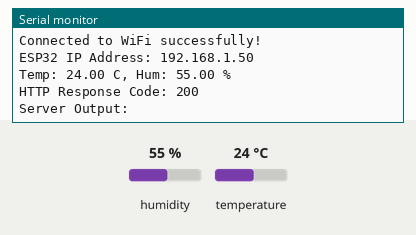
The sketch below on a simulated ESP32. On the bench: the last lines printed to the serial monitor. Inputs (shaded band) come from the test bench; at power-on: humidity 55 %, temperature 24 °C. WiFi joins after 1.5 s; servers stay silent unless stated; uploads are accepted with an empty reply.

Above: at 5.7 s.
5.8 s: humidity set to 22 %
13.4 s: temperature set to 12 °C
At 14.91 s:
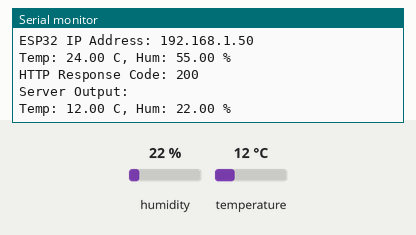
21.0 s: humidity set to 40 %
At 25.8 s:
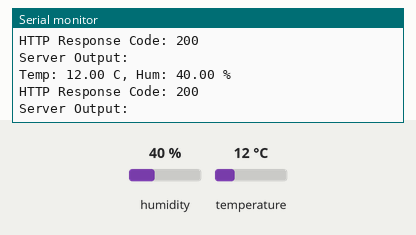

Measured:
- after the input at 13.4 s, the serial monitor: prints a new line after 1.4 s (image 1)
- after the input at 21.0 s, the serial monitor: prints a new line after 4.0 s (image 2)

The sketch:

smart_farm_sensors.ino.ino
```cpp
#include <WiFi.h>
#include <HTTPClient.h>
#include <ArduinoJson.h>
#include "DHT.h"


// --- ตั้งค่า Hardware ---
#define DHTPIN 5          // ขาสัญญาณ Data ของ DHT (หากค่ายังเพี้ยนลองย้ายไปใช้ GPIO 5)
#define DHTTYPE DHT11     // หากเป็นเซนเซอร์ตัวสีขาวให้เปลี่ยนเป็น DHT22

// --- ตั้งค่า Network & Server ---
const char* ssid = "N";
const char* password = "223344550";
const char* serverUrl = "http://10.113.153.145:8080/lab_10/smart_farm/api/store_telemetry.php";

DHT dht(DHTPIN, DHTTYPE);

void setup() {
    Serial.begin(115200);
    delay(1000);

    // เริ่มต้นเซนเซอร์ DHT
    dht.begin();
    delay(2000); // หน่วงเวลา 2 วินาทีให้วงจรเซนเซอร์อุ่นเครื่องพร้อมทำงาน

    Serial.println();
    Serial.print("Connecting to WiFi: ");
    Serial.println(ssid);

    WiFi.begin(ssid, password);
    while (WiFi.status() != WL_CONNECTED) {
        delay(500);
        Serial.print(".");
    }
    Serial.println("\nConnected to WiFi successfully!");
    Serial.print("ESP32 IP Address: ");
    Serial.println(WiFi.localIP());
}

void loop() {
    if (WiFi.status() == WL_CONNECTED) {
        // อ่านค่าอุณหภูมิและความชื้น
        float h = dht.readHumidity();
        float t = dht.readTemperature();

        // ตรวจสอบว่าอ่านค่าสำเร็จหรือไม่
        if (!isnan(h) && !isnan(t)) {
            Serial.print("Temp: ");
            Serial.print(t);
            Serial.print(" C, Hum: ");
            Serial.print(h);
            Serial.println(" %");

            HTTPClient http;
            http.begin(serverUrl);
            http.addHeader("Content-Type", "application/json");

            // สร้างโครงสร้างข้อมูล JSON
            JsonDocument doc;
            doc["temperature"] = t;
            doc["humidity"] = h;

            String jsonPayload;
            serializeJson(doc, jsonPayload);

            // ส่ง HTTP POST ไปยังเซิร์ฟเวอร์
            int httpResponseCode = http.POST(jsonPayload);

            if (httpResponseCode > 0) {
                String response = http.getString();
                Serial.print("HTTP Response Code: ");
                Serial.println(httpResponseCode);
                Serial.print("Server Output: ");
                Serial.println(response);
            } else {
                Serial.print("HTTP Error code: ");
                Serial.println(httpResponseCode);
            }
            http.end();
        } else {
            Serial.println("Failed to read from DHT sensor! Check wiring.");
        }
    } else {
        Serial.println("WiFi Disconnected!");
    }

    delay(10000); // อ่านและส่งข้อมูลทุกๆ 10 วินาที
}
```
